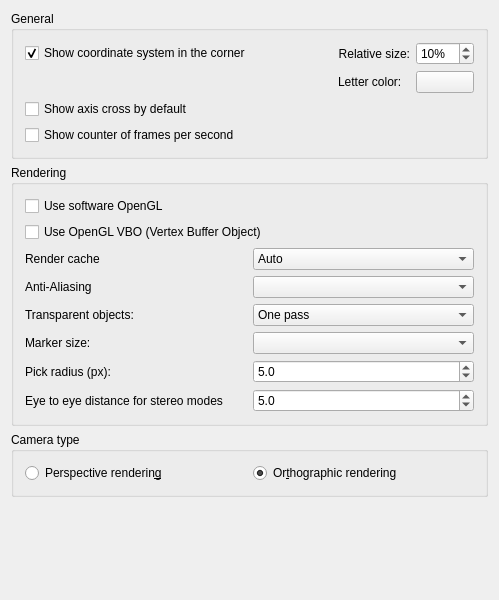
<?xml version="1.0" encoding="UTF-8"?>
<ui version="4.0">
 <class>Gui::Dialog::DlgSettings3DView</class>
 <widget class="QWidget" name="Gui::Dialog::DlgSettings3DView">
  <property name="geometry">
   <rect>
    <x>0</x>
    <y>0</y>
    <width>499</width>
    <height>600</height>
   </rect>
  </property>
  <property name="windowTitle">
   <string>3D View</string>
  </property>
  <layout class="QVBoxLayout" name="verticalLayout_2">
   <item>
    <widget class="QGroupBox" name="GroupBoxGeneral">
     <property name="enabled">
      <bool>true</bool>
     </property>
     <property name="title">
      <string>General</string>
     </property>
     <layout class="QVBoxLayout" name="verticalLayout">
      <item>
       <layout class="QGridLayout" name="gridLayoutCoord">
        <item row="0" column="0">
         <widget class="Gui::PrefCheckBox" name="CheckBox_CornerCoordSystem">
          <property name="toolTip">
           <string>Main coordinate system will always be shown in
lower right corner within opened files</string>
          </property>
          <property name="text">
           <string>Show coordinate system in the corner</string>
          </property>
          <property name="checked">
           <bool>true</bool>
          </property>
          <property name="prefEntry" stdset="0">
           <cstring>CornerCoordSystem</cstring>
          </property>
          <property name="prefPath" stdset="0">
           <cstring>View</cstring>
          </property>
         </widget>
        </item>
        <item row="0" column="1">
         <spacer name="horizontalSpacerCoord">
          <property name="orientation">
           <enum>Qt::Horizontal</enum>
          </property>
          <property name="sizeHint" stdset="0">
           <size>
            <width>40</width>
            <height>0</height>
           </size>
          </property>
         </spacer>
        </item>
        <item row="0" column="2">
         <widget class="QLabel" name="labelCoordSize">
          <property name="text">
           <string>Relative size:</string>
          </property>
          <property name="alignment">
           <set>Qt::AlignRight|Qt::AlignTrailing|Qt::AlignVCenter</set>
          </property>
         </widget>
        </item>
        <item row="0" column="3">
         <widget class="Gui::PrefSpinBox" name="SpinBox_CornerCoordSystemSize">
          <property name="toolTip">
           <string>Size of main coordinate system representation
in the corner -- in % of height/width of viewport</string>
          </property>
          <property name="suffix">
           <string notr="true">%</string>
          </property>
          <property name="minimum">
           <number>2</number>
          </property>
          <property name="maximum">
           <number>100</number>
          </property>
          <property name="value">
           <number>10</number>
          </property>
          <property name="prefEntry" stdset="0">
           <cstring>CornerCoordSystemSize</cstring>
          </property>
          <property name="prefPath" stdset="0">
           <cstring>View</cstring>
          </property>
         </widget>
        </item>
        <item row="1" column="2">
         <widget class="QLabel" name="axisLetterColorLabel">
          <property name="text">
           <string>Letter color:</string>
          </property>
         </widget>
        </item>
        <item row="1" column="3">
         <widget class="Gui::PrefColorButton" name="axisLetterColor">
          <property name="toolTip">
           <string>Axis letter color</string>
          </property>
          <property name="color">
           <color>
            <red>0</red>
            <green>0</green>
            <blue>0</blue>
           </color>
          </property>
          <property name="prefEntry" stdset="0">
           <cstring>AxisLetterColor</cstring>
          </property>
          <property name="prefPath" stdset="0">
           <cstring>View</cstring>
          </property>
         </widget>
        </item>
       </layout>
      </item>
      <item>
       <widget class="Gui::PrefCheckBox" name="CheckBox_ShowAxisCross">
        <property name="toolTip">
         <string>Axis cross will be shown by default at file
opening or creation</string>
        </property>
        <property name="text">
         <string>Show axis cross by default</string>
        </property>
        <property name="prefEntry" stdset="0">
         <cstring>ShowAxisCross</cstring>
        </property>
        <property name="prefPath" stdset="0">
         <cstring>View</cstring>
        </property>
       </widget>
      </item>
      <item>
       <widget class="Gui::PrefCheckBox" name="CheckBox_ShowFPS">
        <property name="toolTip">
         <string>Time needed for last operation and resulting frame rate
will be shown at the lower left corner in opened files</string>
        </property>
        <property name="text">
         <string>Show counter of frames per second</string>
        </property>
        <property name="prefEntry" stdset="0">
         <cstring>ShowFPS</cstring>
        </property>
        <property name="prefPath" stdset="0">
         <cstring>View</cstring>
        </property>
       </widget>
      </item>
     </layout>
    </widget>
   </item>
   <item>
    <widget class="QGroupBox" name="GroupBox12">
     <property name="enabled">
      <bool>true</bool>
     </property>
     <property name="title">
      <string>Rendering</string>
     </property>
     <layout class="QVBoxLayout" name="verticalLayout_3">
      <item>
       <widget class="Gui::PrefCheckBox" name="CheckBox_use_SW_OpenGL">
        <property name="toolTip">
         <string>This option is useful for troubleshooting graphics card and driver problems.

Changing this option requires a restart of the application.</string>
        </property>
        <property name="text">
         <string>Use software OpenGL</string>
        </property>
        <property name="prefEntry" stdset="0">
         <cstring>UseSoftwareOpenGL</cstring>
        </property>
        <property name="prefPath" stdset="0">
         <cstring>OpenGL</cstring>
        </property>
       </widget>
      </item>
      <item>
       <widget class="Gui::PrefCheckBox" name="CheckBox_useVBO">
        <property name="toolTip">
         <string>If selected, Vertex Buffer Objects (VBO) will be used.
A VBO is an OpenGL feature that provides methods for uploading
vertex data (position, normal vector, color, etc.) to the graphics card.
VBOs offer substantial performance gains because the data resides
in the graphics memory rather than the system memory and so it
can be rendered directly by GPU.

Note: Sometimes this feature may lead to a host of different
issues ranging from graphical anomalies to GPU crash bugs. Remember to
report this setting as enabled when seeking support on the FreeCAD forums</string>
        </property>
        <property name="text">
         <string>Use OpenGL VBO (Vertex Buffer Object)</string>
        </property>
        <property name="prefEntry" stdset="0">
         <cstring>UseVBO</cstring>
        </property>
        <property name="prefPath" stdset="0">
         <cstring>View</cstring>
        </property>
       </widget>
      </item>
      <item>
       <layout class="QGridLayout" name="gridLayout">
        <item row="1" column="1">
         <widget class="QComboBox" name="comboAliasing">
          <property name="minimumSize">
           <size>
            <width>120</width>
            <height>0</height>
           </size>
          </property>
          <property name="toolTip">
           <string>What kind of multisample anti-aliasing is used</string>
          </property>
         </widget>
        </item>
        <item row="3" column="0">
         <widget class="QLabel" name="markerSizeLabel">
          <property name="toolTip">
           <string/>
          </property>
          <property name="text">
           <string>Marker size:</string>
          </property>
         </widget>
        </item>
        <item row="1" column="0">
         <widget class="QLabel" name="aliasingLAbel">
          <property name="text">
           <string>Anti-Aliasing</string>
          </property>
         </widget>
        </item>
        <item row="2" column="0">
         <widget class="QLabel" name="transparentRenderLabel">
          <property name="toolTip">
           <string/>
          </property>
          <property name="text">
           <string>Transparent objects:</string>
          </property>
         </widget>
        </item>
        <item row="2" column="1">
         <widget class="Gui::PrefComboBox" name="comboTransparentRender">
          <property name="minimumSize">
           <size>
            <width>120</width>
            <height>0</height>
           </size>
          </property>
          <property name="toolTip">
           <string>Render types of transparent objects</string>
          </property>
          <property name="prefEntry" stdset="0">
           <cstring>TransparentObjectRenderType</cstring>
          </property>
          <property name="prefPath" stdset="0">
           <cstring>View</cstring>
          </property>
          <item>
           <property name="text">
            <string>One pass</string>
           </property>
          </item>
          <item>
           <property name="text">
            <string>Backface pass</string>
           </property>
          </item>
         </widget>
        </item>
        <item row="0" column="1">
         <widget class="QComboBox" name="renderCache">
          <property name="minimumSize">
           <size>
            <width>120</width>
            <height>0</height>
           </size>
          </property>
          <property name="toolTip">
           <string>'Render Caching' is another way to say 'Rendering Acceleration'.
There are 3 options available to achieve this:
1) 'Auto' (default), let Coin3D decide where to cache.
2) 'Distributed', manually turn on cache for all view provider root node.
3) 'Centralized', manually turn off cache in all nodes of all view provider, and
only cache at the scene graph root node. This offers the fastest rendering speed
but slower response to any scene changes.</string>
          </property>
          <property name="currentIndex">
           <number>0</number>
          </property>
          <item>
           <property name="text">
            <string>Auto</string>
           </property>
          </item>
          <item>
           <property name="text">
            <string>Distributed</string>
           </property>
          </item>
          <item>
           <property name="text">
            <string>Centralized</string>
           </property>
          </item>
         </widget>
        </item>
        <item row="0" column="0">
         <widget class="QLabel" name="renderCacheLabel">
          <property name="text">
           <string>Render cache</string>
          </property>
         </widget>
        </item>
        <item row="3" column="1">
         <widget class="QComboBox" name="boxMarkerSize">
          <property name="minimumSize">
           <size>
            <width>120</width>
            <height>0</height>
           </size>
          </property>
          <property name="toolTip">
           <string>Size of vertices in the Sketcher, TechDraw and other workbenches</string>
          </property>
         </widget>
        </item>
        <item row="4" column="0">
         <widget class="QLabel" name="spinPickRadiusLabel">
          <property name="text">
           <string>Pick radius (px):</string>
          </property>
         </widget>
        </item>
        <item row="4" column="1">
         <widget class="Gui::PrefDoubleSpinBox" name="spinPickRadius">
          <property name="minimumSize">
           <size>
            <width>120</width>
            <height>0</height>
           </size>
          </property>
          <property name="toolTip">
           <string>Area for picking elements in 3D view.
Larger value eases to pick things, but can make small features impossible to select.
           </string>
          </property>
          <property name="inputMethodHints">
           <set>Qt::ImhPreferNumbers</set>
          </property>
          <property name="decimals">
           <number>1</number>
          </property>
          <property name="minimum">
           <double>0.500000000000000</double>
          </property>
          <property name="maximum">
           <double>200.000000000000000</double>
          </property>
          <property name="value">
           <double>5.000000000000000</double>
          </property>
          <property name="prefEntry" stdset="0">
           <cstring>PickRadius</cstring>
          </property>
          <property name="prefPath" stdset="0">
           <cstring>View</cstring>
          </property>
         </widget>
        </item>
        <item row="5" column="0">
         <widget class="QLabel" name="textLabel1">
          <property name="text">
           <string>Eye to eye distance for stereo modes</string>
          </property>
         </widget>
        </item>
        <item row="5" column="1">
         <widget class="Gui::PrefDoubleSpinBox" name="FloatSpinBox_EyeDistance">
          <property name="minimumSize">
           <size>
            <width>120</width>
            <height>0</height>
           </size>
          </property>
          <property name="toolTip">
           <string>Eye-to-eye distance used for stereo projections.
The specified value is a factor that will be multiplied with the
bounding box size of the 3D object that is currently displayed.</string>
          </property>
          <property name="decimals">
           <number>1</number>
          </property>
          <property name="minimum">
           <double>0.100000000000000</double>
          </property>
          <property name="maximum">
           <double>1000.000000000000000</double>
          </property>
          <property name="singleStep">
           <double>2.000000000000000</double>
          </property>
          <property name="value">
           <double>5.000000000000000</double>
          </property>
          <property name="prefEntry" stdset="0">
           <cstring>EyeDistance</cstring>
          </property>
          <property name="prefPath" stdset="0">
           <cstring>View</cstring>
          </property>
         </widget>
        </item>
       </layout>
      </item>
     </layout>
    </widget>
   </item>
   <item>
    <widget class="QGroupBox" name="groupBoxCamera">
     <property name="title">
      <string>Camera type</string>
     </property>
     <layout class="QGridLayout" name="gridLayout1">
      <property name="leftMargin">
       <number>11</number>
      </property>
      <property name="topMargin">
       <number>11</number>
      </property>
      <property name="rightMargin">
       <number>11</number>
      </property>
      <property name="bottomMargin">
       <number>11</number>
      </property>
      <property name="spacing">
       <number>6</number>
      </property>
      <item row="0" column="0">
       <widget class="Gui::PrefRadioButton" name="radioPerspective">
        <property name="toolTip">
         <string>Objects will appear in a perspective projection</string>
        </property>
        <property name="text">
         <string>Perspective renderin&amp;g</string>
        </property>
        <property name="prefEntry" stdset="0">
         <cstring>Perspective</cstring>
        </property>
        <property name="prefPath" stdset="0">
         <cstring>View</cstring>
        </property>
       </widget>
      </item>
      <item row="0" column="1">
       <widget class="Gui::PrefRadioButton" name="radioOrthographic">
        <property name="toolTip">
         <string>Objects will be projected in orthographic projection</string>
        </property>
        <property name="text">
         <string>Or&amp;thographic rendering</string>
        </property>
        <property name="checked">
         <bool>true</bool>
        </property>
        <property name="prefEntry" stdset="0">
         <cstring>Orthographic</cstring>
        </property>
        <property name="prefPath" stdset="0">
         <cstring>View</cstring>
        </property>
       </widget>
      </item>
     </layout>
    </widget>
   </item>
   <item>
    <spacer>
     <property name="orientation">
      <enum>Qt::Vertical</enum>
     </property>
     <property name="sizeHint" stdset="0">
      <size>
       <width>455</width>
       <height>16</height>
      </size>
     </property>
    </spacer>
   </item>
  </layout>
 </widget>
 <layoutdefault spacing="6" margin="11"/>
 <customwidgets>
  <customwidget>
   <class>Gui::ColorButton</class>
   <extends>QPushButton</extends>
   <header>Gui/Widgets.h</header>
  </customwidget>
  <customwidget>
   <class>Gui::PrefSpinBox</class>
   <extends>QSpinBox</extends>
   <header>Gui/PrefWidgets.h</header>
  </customwidget>
  <customwidget>
   <class>Gui::PrefColorButton</class>
   <extends>Gui::ColorButton</extends>
   <header>Gui/PrefWidgets.h</header>
  </customwidget>
  <customwidget>
   <class>Gui::PrefRadioButton</class>
   <extends>QRadioButton</extends>
   <header>Gui/PrefWidgets.h</header>
  </customwidget>
  <customwidget>
   <class>Gui::PrefCheckBox</class>
   <extends>QCheckBox</extends>
   <header>Gui/PrefWidgets.h</header>
  </customwidget>
  <customwidget>
   <class>Gui::PrefComboBox</class>
   <extends>QComboBox</extends>
   <header>Gui/PrefWidgets.h</header>
  </customwidget>
  <customwidget>
   <class>Gui::PrefDoubleSpinBox</class>
   <extends>QDoubleSpinBox</extends>
   <header>Gui/PrefWidgets.h</header>
  </customwidget>
 </customwidgets>
 <resources/>
 <connections>
  <connection>
   <sender>CheckBox_CornerCoordSystem</sender>
   <signal>toggled(bool)</signal>
   <receiver>SpinBox_CornerCoordSystemSize</receiver>
   <slot>setEnabled(bool)</slot>
   <hints>
    <hint type="sourcelabel">
     <x>20</x>
     <y>20</y>
    </hint>
    <hint type="destinationlabel">
     <x>20</x>
     <y>20</y>
    </hint>
   </hints>
  </connection>
  <connection>
   <sender>CheckBox_CornerCoordSystem</sender>
   <signal>toggled(bool)</signal>
   <receiver>axisLetterColor</receiver>
   <slot>setEnabled(bool)</slot>
   <hints>
    <hint type="sourcelabel">
     <x>20</x>
     <y>20</y>
    </hint>
    <hint type="destinationlabel">
     <x>20</x>
     <y>20</y>
    </hint>
   </hints>
  </connection>
 </connections>
</ui>
